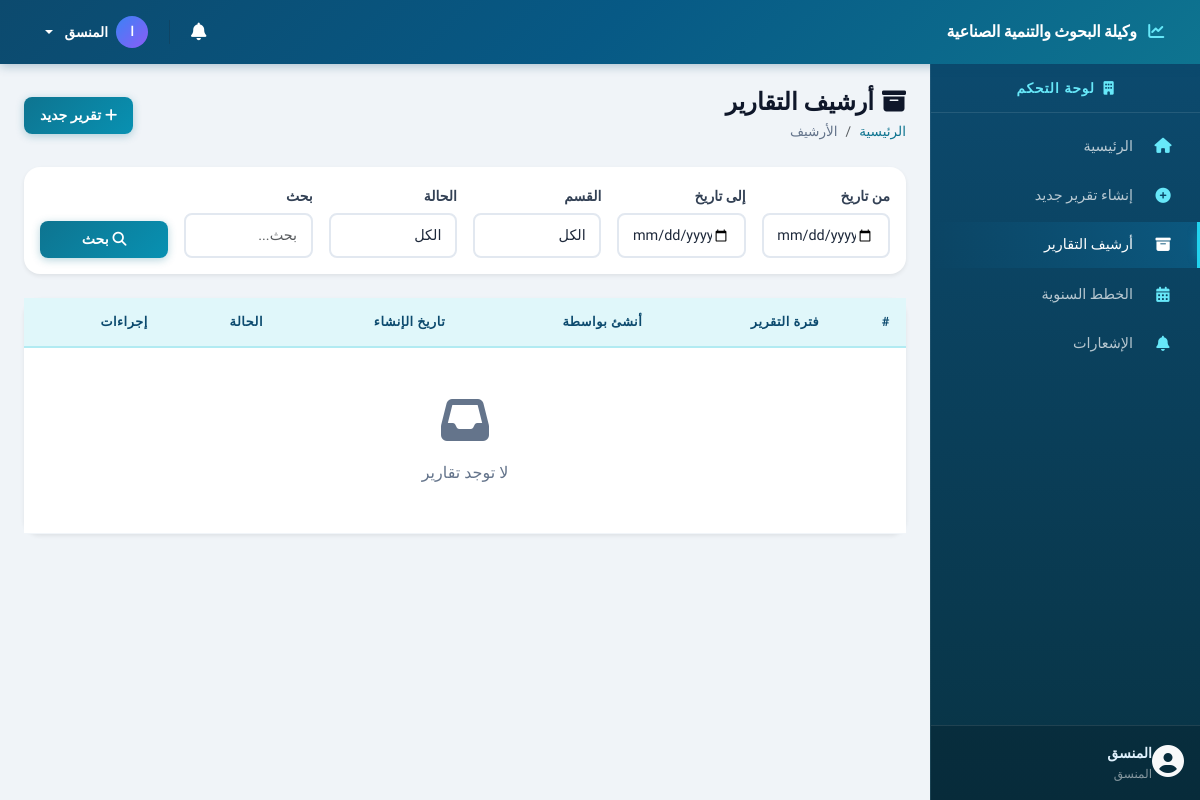
The page /pages/reports_archive.php (signed in) on the database as committed earlier.
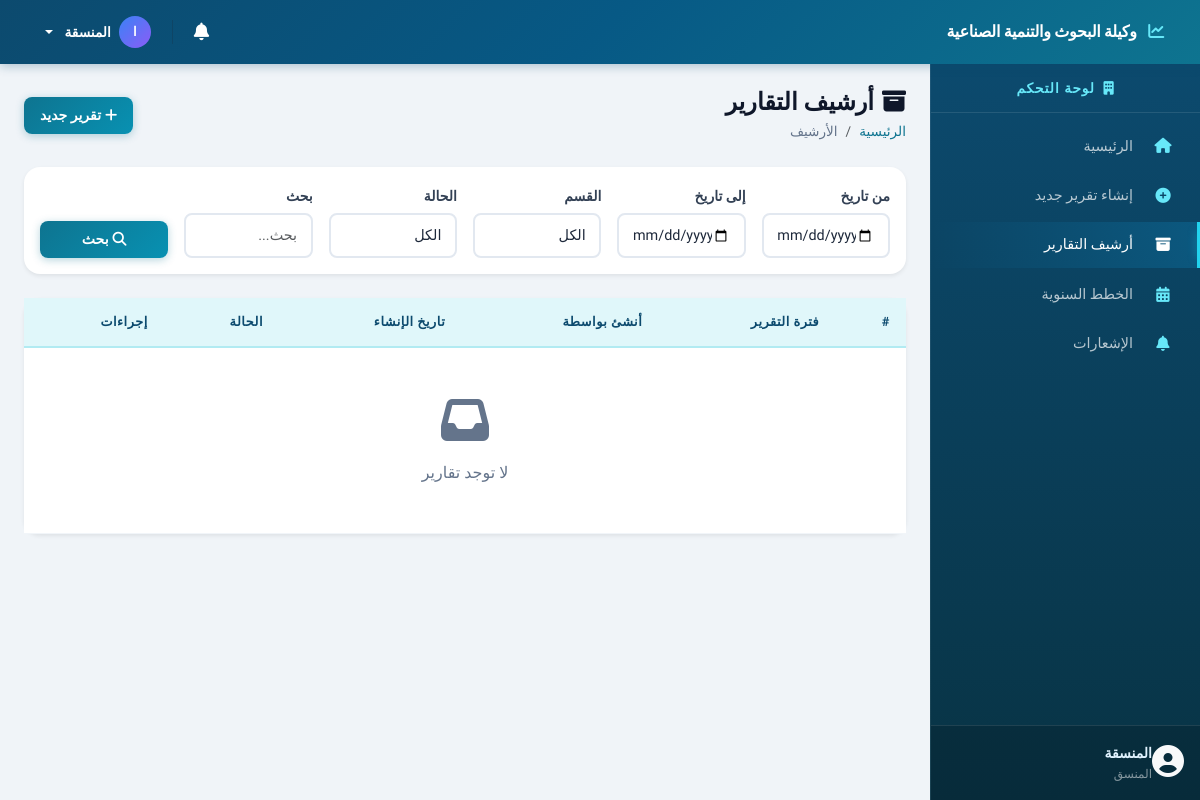
The same page on the database as committed later.
### tables this page shows
CREATE TABLE IF NOT EXISTS users (
    id INT PRIMARY KEY AUTO_INCREMENT,
    name VARCHAR(100) NOT NULL,
    email VARCHAR(100) NOT NULL UNIQUE,
    password VARCHAR(255) NOT NULL,
    role ENUM('admin', 'director', 'coordinator', 'manager', 'employee') NOT NULL DEFAULT 'employee',
    department_id INT NULL,
    created_at TIMESTAMP DEFAULT CURRENT_TIMESTAMP,
    FOREIGN KEY (department_id) REFERENCES departments(id) ON DELETE SET NULL
);

### includes/functions.php (called while the page is built, shortened)
<?php
require_once __DIR__ . '/../config/database.php';
function isLoggedIn() {
    return isset($_SESSION['user_id']) && !empty($_SESSION['user_id']);
}
function e($string) {
    return htmlspecialchars($string ?? '', ENT_QUOTES, 'UTF-8');
}
function db() {
    return Database::getInstance()->getConnection();
}
function dbQuery($sql, $params = []) {
    $stmt = db()->prepare($sql);
    $stmt->execute($params);
    return $stmt;
}
function dbFetchOne($sql, $params = []) {
    $stmt = dbQuery($sql, $params);
    return $stmt->fetch();
}
function getCurrentUser() {
    return dbFetchOne("SELECT u.*, d.name as department_name FROM users u LEFT JOIN departments d ON u.department_id = d.id WHERE u.id = ?", [$_SESSION['user_id']]);
}
function getRoleName($role) {
    $roles = [
        'admin' => 'مدير النظام',
        'director' => 'وكيلة الوكالة',
        'coordinator' => 'المنسق',
        'manager' => 'مدير قسم',
        'employee' => 'موظف'
    ];
    return $roles[$role] ?? $role;
}

### config/database.php (called while the page is built, shortened)
<?php
class Database {
    private static $instance = null;
    private $pdo;
    private function __construct() {
        try {
            $dsn = "mysql:host=" . DB_HOST . ";dbname=" . DB_NAME . ";charset=" . DB_CHARSET;
            $options = [
                PDO::ATTR_ERRMODE            => PDO::ERRMODE_EXCEPTION,
                PDO::ATTR_DEFAULT_FETCH_MODE => PDO::FETCH_ASSOC,
                PDO::ATTR_EMULATE_PREPARES   => false,
                PDO::MYSQL_ATTR_INIT_COMMAND => "SET NAMES utf8mb4 COLLATE utf8mb4_unicode_ci"
            ];
            $this->pdo = new PDO($dsn, DB_USER, DB_PASS, $options);
        } catch (PDOException $e) {
            die('خطأ في الاتصال بقاعدة البيانات: ' . $e->getMessage());
        }
    }
    public static function getInstance() {
        if (self::$instance === null) {
            self::$instance = new self();
        }
        return self::$instance;
    }
    public function getConnection() {
        return $this->pdo;
    }
}

### pages/reports_archive.php (the view, shortened to what the changed rows need)
<?php
require_once __DIR__ . '/../includes/header.php';
?>
<div class="card border-0 shadow-sm">
    <div class="card-body p-0">
        <div class="table-responsive">
            <table class="table table-hover align-middle mb-0">
                <thead class="table-light">
                    <tr>
                        <th>#</th>
                        <th>فترة التقرير</th>
                        <th>أنشئ بواسطة</th>
                        <th>تاريخ الإنشاء</th>
                        <th>الحالة</th>
                        <th>إجراءات</th>
                    </tr>
                </thead>
            </table>
        </div>
    </div>
</div>
<?php
require_once __DIR__ . '/../includes/footer.php';
?>

### includes/header.php (shortened to what the changed rows need)
<?php
require_once __DIR__ . '/functions.php';
$currentUser = getCurrentUser();
?>
<!DOCTYPE html>
<html lang="ar" dir="rtl">
<head>
    <link rel="stylesheet" href="https://cdn.jsdelivr.net/npm/bootstrap@5.3.0/dist/css/bootstrap.rtl.min.css">
    <link rel="stylesheet" href="https://cdnjs.cloudflare.com/ajax/libs/font-awesome/6.4.0/css/all.min.css">
    <link rel="stylesheet" href="https://cdn.jsdelivr.net/npm/sweetalert2@11/dist/sweetalert2.min.css">
    <link rel="stylesheet" href="<?= SITE_URL ?>/assets/css/style.css">
</head>
<body>
    <nav class="navbar navbar-expand-lg navbar-dark bg-primary fixed-top">
        <div class="container-fluid">
            <div class="d-flex align-items-center ms-auto gap-1">
                <div class="dropdown">
                    <button class="btn btn-link text-white dropdown-toggle text-decoration-none d-flex align-items-center gap-2 px-2" data-bs-toggle="dropdown">
                        <div class="d-flex align-items-center justify-content-center rounded-circle" style="width:32px; height:32px; background: linear-gradient(135deg, #3b82f6, #8b5cf6); font-size: 0.8rem;">
                            <?= mb_substr($currentUser['name'] ?? '', 0, 1) ?>
                        </div>
                        <span class="d-none d-md-inline" style="font-size: 0.85rem;"><?= e($currentUser['name'] ?? '') ?></span>
                    </button>
                </div>
            </div>
        </div>
    </nav>
    <div class="d-flex" id="wrapper">
        <?php include __DIR__ . '/sidebar.php'; ?>
        <div class="flex-grow-1" id="page-content">
            <div class="container-fluid p-4">

### includes/sidebar.php (shortened to what the changed rows need)
<div class="sidebar bg-dark text-white" id="sidebar">
    <div class="sidebar-footer border-top border-secondary p-3 mt-auto">
        <div class="d-flex align-items-center">
            <div class="flex-grow-1 me-2 overflow-hidden">
                <div class="fw-bold small text-truncate"><?= e($currentUser['name'] ?? '') ?></div>
                <div class="text-muted smaller"><?= getRoleName($currentUser['role'] ?? '') ?></div>
            </div>
        </div>
    </div>
</div>

Rows that differ between the two databases and show on the page:
changed users "المنسق": name "المنسق" → "المنسقة"
